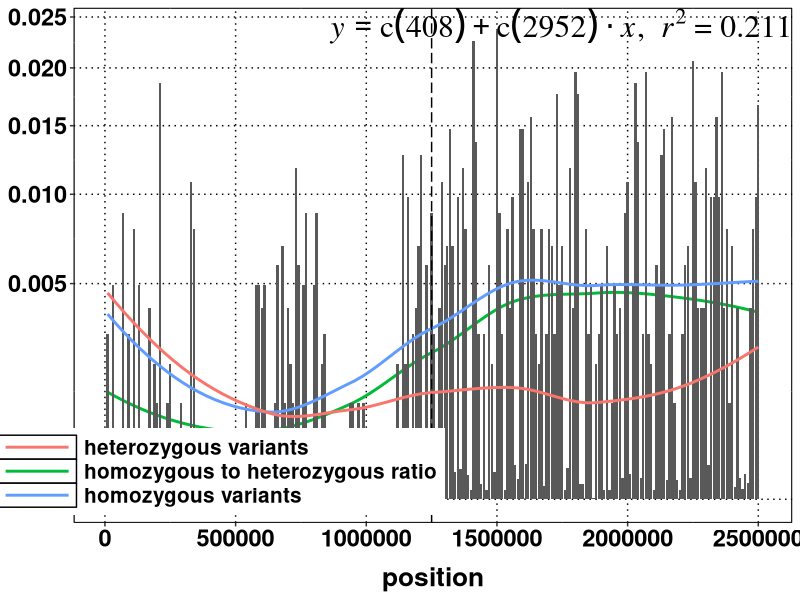
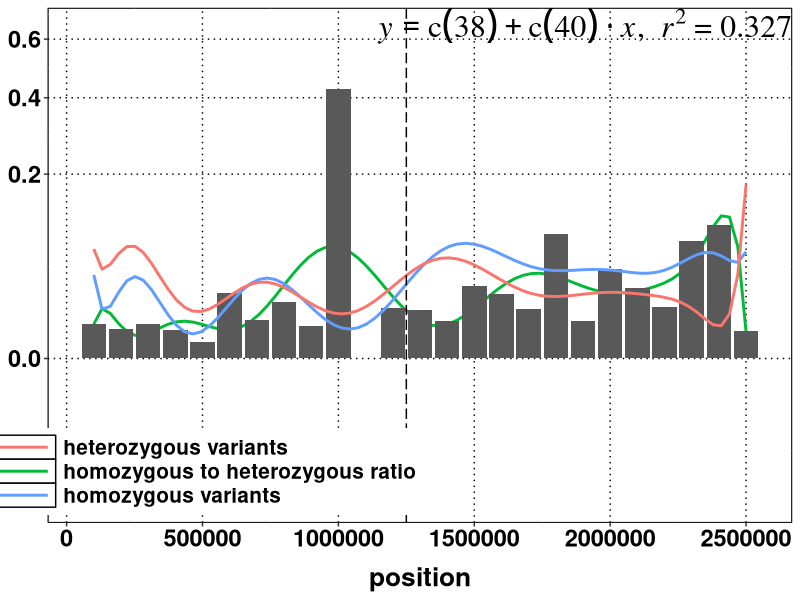
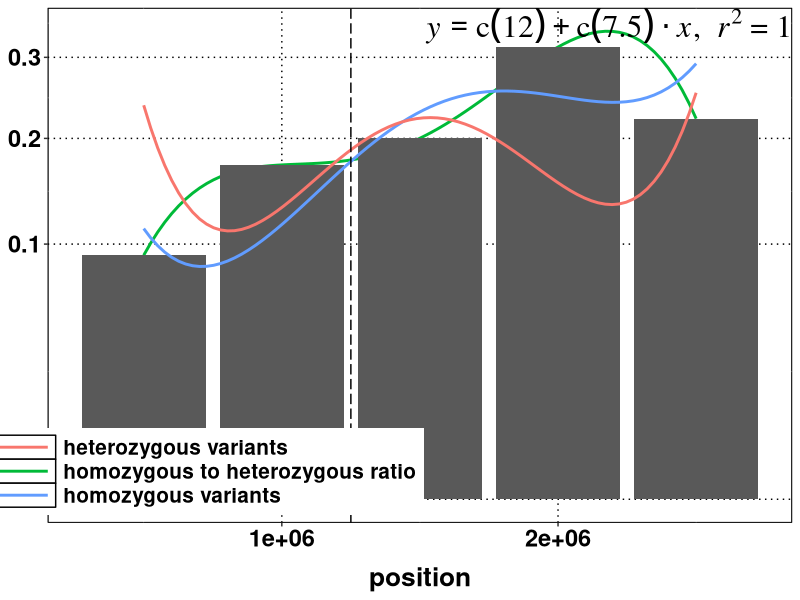
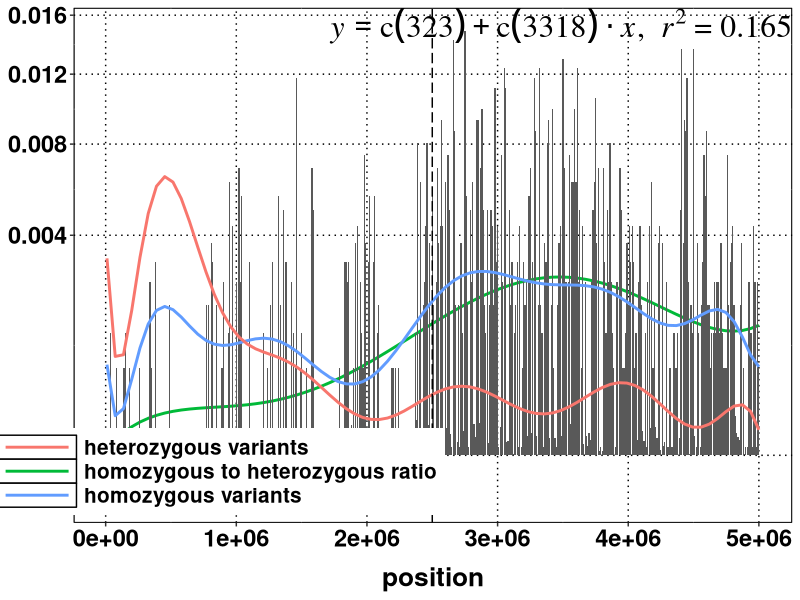
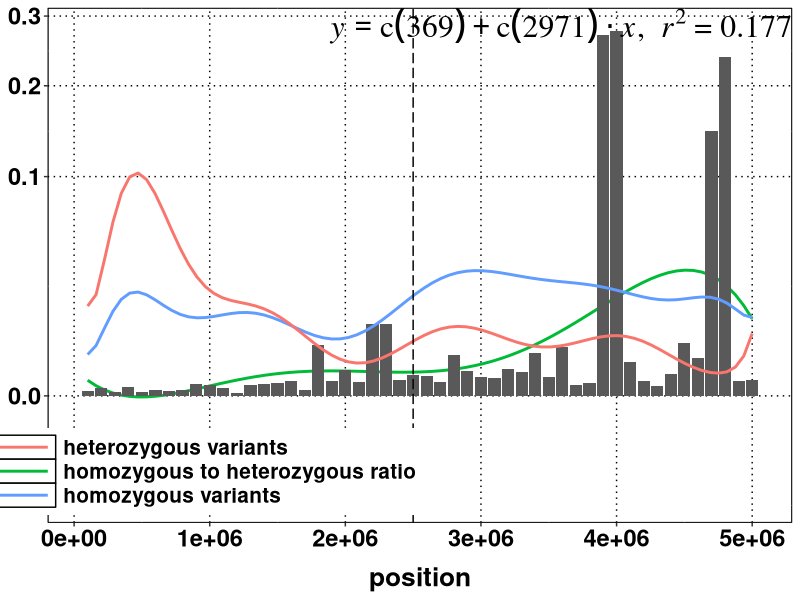
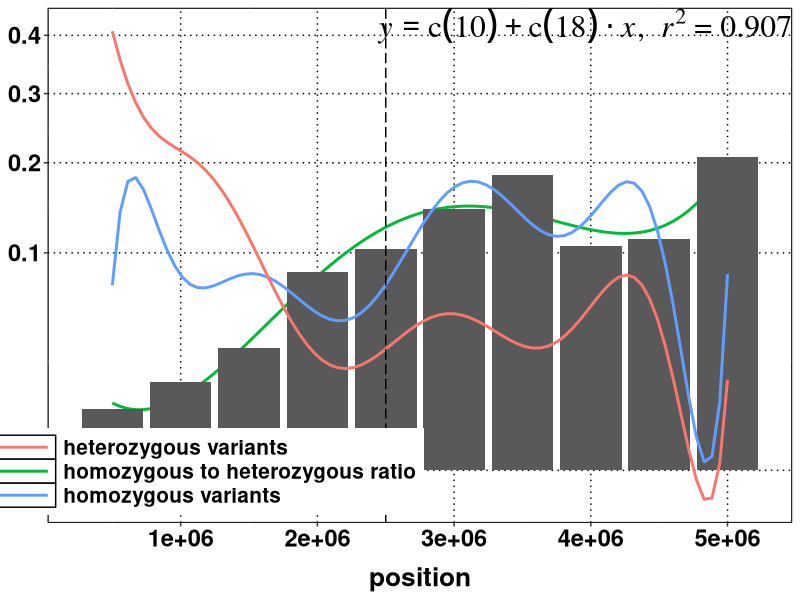
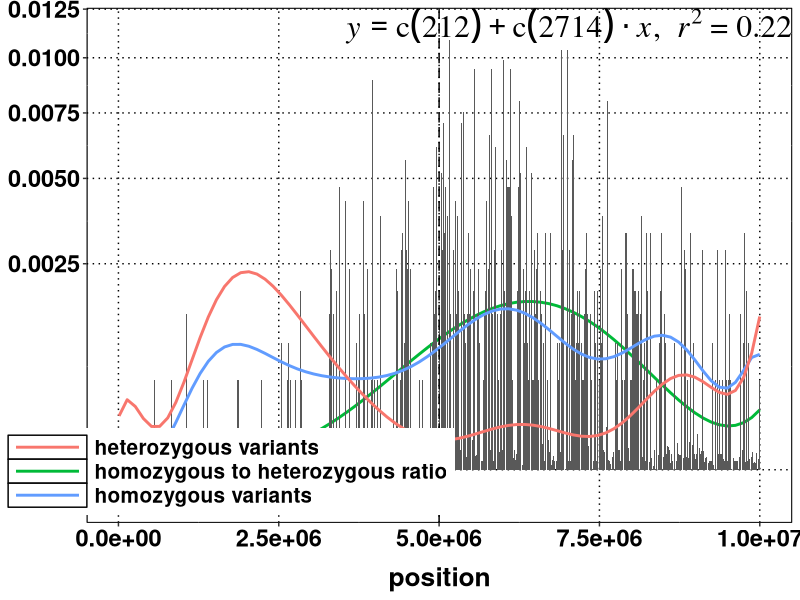
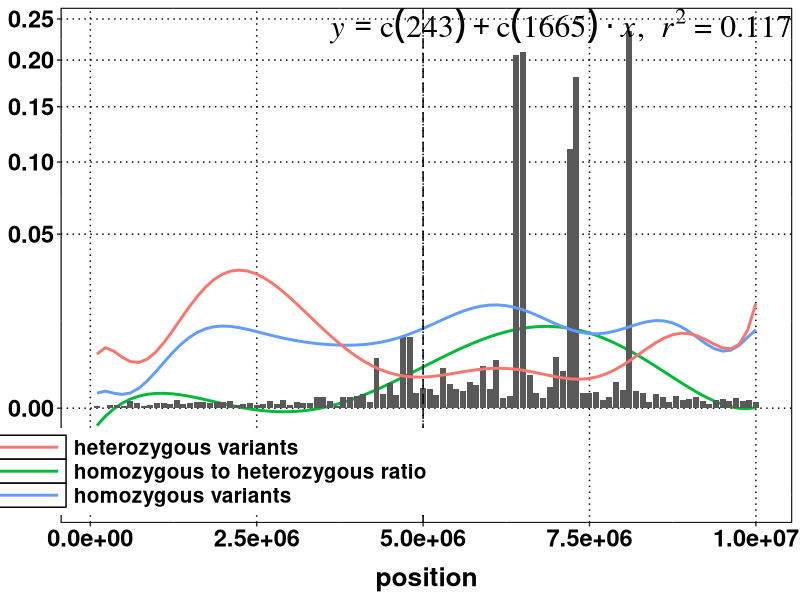

These charts were generated, in order, by the following R code:
## ---- chunk 1
# load the required libraries and functions
library(knitr)
library(markdown)
#opts_chunk$set(dev = 'pdf')
library(grid)
library(gridExtra)
library(ggplot2)

## cusotom ggplot theme edits
mytheme <- theme(panel.background = element_rect(fill='white', colour='black'),
        text = element_text(size = 20, face='bold', colour='black'),
        axis.title.x = element_text(size = 19, face='bold', color='black', vjust = -1),
        axis.text = element_text(size = 17, face='bold', color='black'),
        panel.grid.major = element_line(linetype = 'dotted', colour='black'),
        panel.border = element_rect(fill=NA, linetype = "solid", colour='black'),
        plot.margin=unit(c(2,2,5,2),'mm'), legend.position=c(0.2,0.1), legend.title = element_blank(),
        legend.text = element_text(colour = 'black', size = 15, face = 'bold'), legend.box = "horizontal",
        legend.key.width=unit(2, "cm"), legend.key = element_rect(fill='white'))

### lm equation display on plot. function modified from following link
## http://stackoverflow.com/questions/11949331/adding-a-3rd-order-polynomial-and-its-equation-to-a-ggplot-in-r
lm_eqn = function(x, y, n){
  m=lm(y ~ poly(x, n)) #n degree polynomial
  eq <- substitute(italic(y) == a + b %.% italic(x)*","~~italic(r)^2~"="~r2,
                   list(a = format(coef(m)[1], digits = 2),
                        b = format(coef(m)[2], digits = 2),
                        r2 = format(summary(m)$r.squared, digits = 3)))
  as.character(as.expression(eq))
}

## ---- chunk 2
tenkb <- read.delim(file="2500000-per10000bp-filtered_sup1_colT_wsT.vcf.txt", header = TRUE)
tenkb$numhm <- tenkb$numhm + 0.01
tenkb$numht <- tenkb$numht + 0.01
tenkb$ratio <- tenkb$numhm/tenkb$numht
ggplot(data=tenkb, aes(x=position)) + stat_smooth(aes(y=ratio/sum(ratio), colour="homozygous to heterozygous ratio"), se=FALSE) +
  geom_bar(aes(y=ratio/sum(ratio)), stat="identity") +
  stat_smooth(aes(y=numhm/sum(numhm), colour="homozygous variants"), se=FALSE) +
  stat_smooth(aes(y=numht/sum(numht), colour="heterozygous variants"), se=FALSE) +
  scale_y_sqrt() + labs(y=NULL, main="genome in 10 KB fragment chunks") + mytheme +
  geom_vline(xintercept = as.numeric(1250000), size=0.5, linetype = "longdash") +
  annotate("text", x=Inf, y=Inf, label=lm_eqn(tenkb$position, tenkb$ratio, 12), hjust=1, vjust=1, size=8, family="Times", face="italic", parse=TRUE)


## ---- chunk 3
tenkb <- read.delim(file="2500000-per100000bp-filtered_sup1_colT_wsT.vcf.txt", header = TRUE)
tenkb$numhm <- tenkb$numhm + 0.01
tenkb$numht <- tenkb$numht + 0.01
tenkb$ratio <- tenkb$numhm/tenkb$numht
ggplot(data=tenkb, aes(x=position)) + stat_smooth(aes(y=ratio/sum(ratio), colour="homozygous to heterozygous ratio"),
                                                  method="lm", se=TRUE, fill=NA, formula=y ~ poly(x, 12, raw=TRUE) ) +
  geom_bar(aes(y=ratio/sum(ratio)), stat="identity") +
  stat_smooth(aes(y=numhm/sum(numhm), colour="homozygous variants"), method="lm", se=FALSE, formula=y ~ poly(x, 12, raw=TRUE) ) +
  stat_smooth(aes(y=numht/sum(numht), colour="heterozygous variants"), method="lm", se=FALSE, formula=y ~ poly(x, 12, raw=TRUE) ) +
  scale_y_sqrt() + labs(y=NULL, main="genome in 10 KB fragment chunks") + mytheme +
  geom_vline(xintercept = as.numeric(1250000), size=0.5, linetype = "longdash") +
  annotate("text", x=Inf, y=Inf, label=lm_eqn(tenkb$position, tenkb$ratio, 12), hjust=1, vjust=1, size=8, family="Times", face="italic", parse=TRUE)


## ---- chunk 4
tenkb <- read.delim(file="2500000-per500000bp-filtered_sup1_colT_wsT.vcf.txt", header = TRUE)
tenkb$numhm <- tenkb$numhm + 0.01
tenkb$numht <- tenkb$numht + 0.01
tenkb$ratio <- tenkb$numhm/tenkb$numht
ggplot(data=tenkb, aes(x=position)) + stat_smooth(aes(y=ratio/sum(ratio), colour="homozygous to heterozygous ratio"),
                                                  method="lm", se=TRUE, fill=NA, formula=y ~ poly(x, 4, raw=TRUE) ) +
  geom_bar(aes(y=ratio/sum(ratio)), stat="identity") +
  stat_smooth(aes(y=numhm/sum(numhm), colour="homozygous variants"), method="lm", se=FALSE, formula=y ~ poly(x, 4, raw=TRUE) ) +
  stat_smooth(aes(y=numht/sum(numht), colour="heterozygous variants"), method="lm", se=FALSE, formula=y ~ poly(x, 4, raw=TRUE) ) +
  scale_y_sqrt() + labs(y=NULL, main="genome in 10 KB fragment chunks") + mytheme +
  geom_vline(xintercept = as.numeric(1250000), size=0.5, linetype = "longdash") +
  annotate("text", x=Inf, y=Inf, label=lm_eqn(tenkb$position, tenkb$ratio, 4), hjust=1, vjust=1, size=8, family="Times", face="italic", parse=TRUE)


## ---- chunk 5
tenkb <- read.delim(file="5000000-per10000bp-filtered_sup1_colT_wsT.vcf.txt", header = TRUE)
tenkb$numhm <- tenkb$numhm + 0.01
tenkb$numht <- tenkb$numht + 0.01
tenkb$ratio <- tenkb$numhm/tenkb$numht
ggplot(data=tenkb, aes(x=position)) + stat_smooth(aes(y=ratio/sum(ratio), colour="homozygous to heterozygous ratio"),
                                                  method="lm", se=TRUE, fill=NA, formula=y ~ poly(x, 5, raw=TRUE) ) +
  geom_bar(aes(y=ratio/sum(ratio)), stat="identity") +
  stat_smooth(aes(y=numhm/sum(numhm), colour="homozygous variants"), method="lm", se=FALSE, formula=y ~ poly(x, 12, raw=TRUE) ) +
  stat_smooth(aes(y=numht/sum(numht), colour="heterozygous variants"), method="lm", se=FALSE, formula=y ~ poly(x, 12, raw=TRUE) ) +
  scale_y_sqrt() + labs(y=NULL, main="genome in 10 KB fragment chunks") + mytheme +
  geom_vline(xintercept = as.numeric(2500000), size=0.5, linetype = "longdash") +
  annotate("text", x=Inf, y=Inf, label=lm_eqn(tenkb$position, tenkb$ratio, 5), hjust=1, vjust=1, size=8, family="Times", face="italic", parse=TRUE)


## ---- chunk 6
tenkb <- read.delim(file="5000000-per100000bp-filtered_sup1_colT_wsT.vcf.txt", header = TRUE)
tenkb$numhm <- tenkb$numhm + 0.01
tenkb$numht <- tenkb$numht + 0.01
tenkb$ratio <- tenkb$numhm/tenkb$numht
ggplot(data=tenkb, aes(x=position)) + stat_smooth(aes(y=ratio/sum(ratio), colour="homozygous to heterozygous ratio"),
                                                  method="lm", se=TRUE, fill=NA, formula=y ~ poly(x, 5, raw=TRUE) ) +
  geom_bar(aes(y=ratio/sum(ratio)), stat="identity") +
  stat_smooth(aes(y=numhm/sum(numhm), colour="homozygous variants"), method="lm", se=FALSE, formula=y ~ poly(x, 12, raw=TRUE) ) +
  stat_smooth(aes(y=numht/sum(numht), colour="heterozygous variants"), method="lm", se=FALSE, formula=y ~ poly(x, 12, raw=TRUE) ) +
  scale_y_sqrt() + labs(y=NULL, main="genome in 10 KB fragment chunks") + mytheme +
  geom_vline(xintercept = as.numeric(2500000), size=0.5, linetype = "longdash") +
  annotate("text", x=Inf, y=Inf, label=lm_eqn(tenkb$position, tenkb$ratio, 5), hjust=1, vjust=1, size=8, family="Times", face="italic", parse=TRUE)


## ---- chunk 7
tenkb <- read.delim(file="5000000-per500000bp-filtered_sup1_colT_wsT.vcf.txt", header = TRUE)
tenkb$numhm <- tenkb$numhm + 0.01
tenkb$numht <- tenkb$numht + 0.01
tenkb$ratio <- tenkb$numhm/tenkb$numht
ggplot(data=tenkb, aes(x=position)) + stat_smooth(aes(y=ratio/sum(ratio), colour="homozygous to heterozygous ratio"),
                                                  method="lm", se=TRUE, fill=NA, formula=y ~ poly(x, 4, raw=TRUE) ) +
  geom_bar(aes(y=ratio/sum(ratio)), stat="identity") +
  stat_smooth(aes(y=numhm/sum(numhm), colour="homozygous variants"), method="lm", se=FALSE, formula=y ~ poly(x, 12, raw=TRUE) ) +
  stat_smooth(aes(y=numht/sum(numht), colour="heterozygous variants"), method="lm", se=FALSE, formula=y ~ poly(x, 12, raw=TRUE) ) +
  scale_y_sqrt() + labs(y=NULL, main="genome in 10 KB fragment chunks") + mytheme +
  geom_vline(xintercept = as.numeric(2500000), size=0.5, linetype = "longdash") +
  annotate("text", x=Inf, y=Inf, label=lm_eqn(tenkb$position, tenkb$ratio, 4), hjust=1, vjust=1, size=8, family="Times", face="italic", parse=TRUE)


## ---- chunk 8
tenkb <- read.delim(file="10000000-per10000bp-filtered_sup1_colT_wsT.vcf.txt", header = TRUE)
tenkb$numhm <- tenkb$numhm + 0.01
tenkb$numht <- tenkb$numht + 0.01
tenkb$ratio <- tenkb$numhm/tenkb$numht
ggplot(data=tenkb, aes(x=position)) + stat_smooth(aes(y=ratio/sum(ratio), colour="homozygous to heterozygous ratio"),
                                                  method="lm", se=TRUE, fill=NA, formula=y ~ poly(x, 5, raw=TRUE) ) +
  geom_bar(aes(y=ratio/sum(ratio)), stat="identity") +
  stat_smooth(aes(y=numhm/sum(numhm), colour="homozygous variants"), method="lm", se=FALSE, formula=y ~ poly(x, 12, raw=TRUE) ) +
  stat_smooth(aes(y=numht/sum(numht), colour="heterozygous variants"), method="lm", se=FALSE, formula=y ~ poly(x, 12, raw=TRUE) ) +
  scale_y_sqrt() + labs(y=NULL, main="genome in 10 KB fragment chunks") + mytheme +
  geom_vline(xintercept = as.numeric(5000000), size=0.5, linetype = "longdash") +
  annotate("text", x=Inf, y=Inf, label=lm_eqn(tenkb$position, tenkb$ratio, 5), hjust=1, vjust=1, size=8, family="Times", face="italic", parse=TRUE)


## ---- chunk 9
tenkb <- read.delim(file="10000000-per100000bp-filtered_sup1_colT_wsT.vcf.txt", header = TRUE)
tenkb$numhm <- tenkb$numhm + 0.01
tenkb$numht <- tenkb$numht + 0.01
tenkb$ratio <- tenkb$numhm/tenkb$numht
ggplot(data=tenkb, aes(x=position)) + stat_smooth(aes(y=ratio/sum(ratio), colour="homozygous to heterozygous ratio"),
                                                  method="lm", se=TRUE, fill=NA, formula=y ~ poly(x, 5, raw=TRUE) ) +
  geom_bar(aes(y=ratio/sum(ratio)), stat="identity") +
  stat_smooth(aes(y=numhm/sum(numhm), colour="homozygous variants"), method="lm", se=FALSE, formula=y ~ poly(x, 12, raw=TRUE) ) +
  stat_smooth(aes(y=numht/sum(numht), colour="heterozygous variants"), method="lm", se=FALSE, formula=y ~ poly(x, 12, raw=TRUE) ) +
  scale_y_sqrt() + labs(y=NULL, main="genome in 10 KB fragment chunks") + mytheme +
  geom_vline(xintercept = as.numeric(5000000), size=0.5, linetype = "longdash") +
  annotate("text", x=Inf, y=Inf, label=lm_eqn(tenkb$position, tenkb$ratio, 5), hjust=1, vjust=1, size=8, family="Times", face="italic", parse=TRUE)


## ---- chunk 10
tenkb <- read.delim(file="10000000-per500000bp-filtered_sup1_colT_wsT.vcf.txt", header = TRUE)
tenkb$numhm <- tenkb$numhm + 0.01
tenkb$numht <- tenkb$numht + 0.01
tenkb$ratio <- tenkb$numhm/tenkb$numht
ggplot(data=tenkb, aes(x=position)) + stat_smooth(aes(y=ratio/sum(ratio), colour="homozygous to heterozygous ratio"),
                                                  method="lm", se=TRUE, fill=NA, formula=y ~ poly(x, 4, raw=TRUE) ) +
  geom_bar(aes(y=ratio/sum(ratio)), stat="identity") +
  stat_smooth(aes(y=numhm/sum(numhm), colour="homozygous variants"), method="lm", se=FALSE, formula=y ~ poly(x, 12, raw=TRUE) ) +
  stat_smooth(aes(y=numht/sum(numht), colour="heterozygous variants"), method="lm", se=FALSE, formula=y ~ poly(x, 12, raw=TRUE) ) +
  scale_y_sqrt() + labs(y=NULL, main="genome in 10 KB fragment chunks") + mytheme +
  geom_vline(xintercept = as.numeric(5000000), size=0.5, linetype = "longdash") +
  annotate("text", x=Inf, y=Inf, label=lm_eqn(tenkb$position, tenkb$ratio, 4), hjust=1, vjust=1, size=8, family="Times", face="italic", parse=TRUE)


## ---- chunk 11
tenkb <- read.delim(file="25000000-per10000bp-filtered_sup1_colT_wsT.vcf.txt", header = TRUE)
tenkb$numhm <- tenkb$numhm + 0.01
tenkb$numht <- tenkb$numht + 0.01
tenkb$ratio <- tenkb$numhm/tenkb$numht
ggplot(data=tenkb, aes(x=position)) + stat_smooth(aes(y=ratio/sum(ratio), colour="homozygous to heterozygous ratio"),
                                                  method="lm", se=TRUE, fill=NA, formula=y ~ poly(x, 5, raw=TRUE) ) +
  geom_bar(aes(y=ratio/sum(ratio)), stat="identity") +
  stat_smooth(aes(y=numhm/sum(numhm), colour="homozygous variants"), method="lm", se=FALSE, formula=y ~ poly(x, 12, raw=TRUE) ) +
  stat_smooth(aes(y=numht/sum(numht), colour="heterozygous variants"), method="lm", se=FALSE, formula=y ~ poly(x, 12, raw=TRUE) ) +
  scale_y_sqrt() + labs(y=NULL, main="genome in 10 KB fragment chunks") + mytheme +
  geom_vline(xintercept = as.numeric(12500000), size=0.5, linetype = "longdash") +
  annotate("text", x=Inf, y=Inf, label=lm_eqn(tenkb$position, tenkb$ratio, 5), hjust=1, vjust=1, size=8, family="Times", face="italic", parse=TRUE)


## ---- chunk 12
tenkb <- read.delim(file="25000000-per100000bp-filtered_sup1_colT_wsT.vcf.txt", header = TRUE)
tenkb$numhm <- tenkb$numhm + 0.01
tenkb$numht <- tenkb$numht + 0.01
tenkb$ratio <- tenkb$numhm/tenkb$numht
ggplot(data=tenkb, aes(x=position)) + stat_smooth(aes(y=ratio/sum(ratio), colour="homozygous to heterozygous ratio"),
                                                  method="lm", se=TRUE, fill=NA, formula=y ~ poly(x, 5, raw=TRUE) ) +
  geom_bar(aes(y=ratio/sum(ratio)), stat="identity") +
  stat_smooth(aes(y=numhm/sum(numhm), colour="homozygous variants"), method="lm", se=FALSE, formula=y ~ poly(x, 12, raw=TRUE) ) +
  stat_smooth(aes(y=numht/sum(numht), colour="heterozygous variants"), method="lm", se=FALSE, formula=y ~ poly(x, 12, raw=TRUE) ) +
  scale_y_sqrt() + labs(y=NULL, main="genome in 10 KB fragment chunks") + mytheme +
  geom_vline(xintercept = as.numeric(12500000), size=0.5, linetype = "longdash") +
  annotate("text", x=Inf, y=Inf, label=lm_eqn(tenkb$position, tenkb$ratio, 5), hjust=1, vjust=1, size=8, family="Times", face="italic", parse=TRUE)


## ---- chunk 13
tenkb <- read.delim(file="25000000-per500000bp-filtered_sup1_colT_wsT.vcf.txt", header = TRUE)
tenkb$numhm <- tenkb$numhm + 0.01
tenkb$numht <- tenkb$numht + 0.01
tenkb$ratio <- tenkb$numhm/tenkb$numht
ggplot(data=tenkb, aes(x=position)) + stat_smooth(aes(y=ratio/sum(ratio), colour="homozygous to heterozygous ratio"),
                                                  method="lm", se=TRUE, fill=NA, formula=y ~ poly(x, 4, raw=TRUE) ) +
  geom_bar(aes(y=ratio/sum(ratio)), stat="identity") +
  stat_smooth(aes(y=numhm/sum(numhm), colour="homozygous variants"), method="lm", se=FALSE, formula=y ~ poly(x, 12, raw=TRUE) ) +
  stat_smooth(aes(y=numht/sum(numht), colour="heterozygous variants"), method="lm", se=FALSE, formula=y ~ poly(x, 12, raw=TRUE) ) +
  scale_y_sqrt() + labs(y=NULL, main="genome in 10 KB fragment chunks") + mytheme +
  geom_vline(xintercept = as.numeric(12500000), size=0.5, linetype = "longdash") +
  annotate("text", x=Inf, y=Inf, label=lm_eqn(tenkb$position, tenkb$ratio, 4), hjust=1, vjust=1, size=8, family="Times", face="italic", parse=TRUE)


## ---- chunk 14
tenkb <- read.delim(file="50000000-per10000bp-filtered_sup1_colT_wsT.vcf.txt", header = TRUE)
tenkb$numhm <- tenkb$numhm + 0.01
tenkb$numht <- tenkb$numht + 0.01
tenkb$ratio <- tenkb$numhm/tenkb$numht
ggplot(data=tenkb, aes(x=position)) + stat_smooth(aes(y=ratio/sum(ratio), colour="homozygous to heterozygous ratio"),
                                                  method="lm", se=TRUE, fill=NA, formula=y ~ poly(x, 5, raw=TRUE) ) +
  geom_bar(aes(y=ratio/sum(ratio)), stat="identity") +
  stat_smooth(aes(y=numhm/sum(numhm), colour="homozygous variants"), method="lm", se=FALSE, formula=y ~ poly(x, 12, raw=TRUE) ) +
  stat_smooth(aes(y=numht/sum(numht), colour="heterozygous variants"), method="lm", se=FALSE, formula=y ~ poly(x, 12, raw=TRUE) ) +
  scale_y_sqrt() + labs(y=NULL, main="genome in 10 KB fragment chunks") + mytheme +
  geom_vline(xintercept = as.numeric(25000000), size=0.5, linetype = "longdash") +
  annotate("text", x=Inf, y=Inf, label=lm_eqn(tenkb$position, tenkb$ratio, 5), hjust=1, vjust=1, size=8, family="Times", face="italic", parse=TRUE)


## ---- chunk 15
tenkb <- read.delim(file="50000000-per100000bp-filtered_sup1_colT_wsT.vcf.txt", header = TRUE)
tenkb$numhm <- tenkb$numhm + 0.01
tenkb$numht <- tenkb$numht + 0.01
tenkb$ratio <- tenkb$numhm/tenkb$numht
ggplot(data=tenkb, aes(x=position)) + stat_smooth(aes(y=ratio/sum(ratio), colour="homozygous to heterozygous ratio"),
                                                  method="lm", se=TRUE, fill=NA, formula=y ~ poly(x, 12, raw=TRUE) ) +
  geom_bar(aes(y=ratio/sum(ratio)), stat="identity") +
  stat_smooth(aes(y=numhm/sum(numhm), colour="homozygous variants"), method="lm", se=FALSE, formula=y ~ poly(x, 12, raw=TRUE) ) +
  stat_smooth(aes(y=numht/sum(numht), colour="heterozygous variants"), method="lm", se=FALSE, formula=y ~ poly(x, 12, raw=TRUE) ) +
  scale_y_sqrt() + labs(y=NULL, main="genome in 10 KB fragment chunks") + mytheme +
  geom_vline(xintercept = as.numeric(25000000), size=0.5, linetype = "longdash") +
  annotate("text", x=Inf, y=Inf, label=lm_eqn(tenkb$position, tenkb$ratio, 12), hjust=1, vjust=1, size=8, family="Times", face="italic", parse=TRUE)


## ---- chunk 16
tenkb <- read.delim(file="50000000-per500000bp-filtered_sup1_colT_wsT.vcf.txt", header = TRUE)
tenkb$numhm <- tenkb$numhm + 0.01
tenkb$numht <- tenkb$numht + 0.01
tenkb$ratio <- tenkb$numhm/tenkb$numht
ggplot(data=tenkb, aes(x=position)) + stat_smooth(aes(y=ratio/sum(ratio), colour="homozygous to heterozygous ratio"),
                                                  method="lm", se=TRUE, fill=NA, formula=y ~ poly(x, 4, raw=TRUE) ) +
  geom_bar(aes(y=ratio/sum(ratio)), stat="identity") +
  stat_smooth(aes(y=numhm/sum(numhm), colour="homozygous variants"), method="lm", se=FALSE, formula=y ~ poly(x, 4, raw=TRUE) ) +
  stat_smooth(aes(y=numht/sum(numht), colour="heterozygous variants"), method="lm", se=FALSE, formula=y ~ poly(x, 4, raw=TRUE) ) +
  scale_y_sqrt() + labs(y=NULL, main="genome in 10 KB fragment chunks") + mytheme +
  geom_vline(xintercept = as.numeric(25000000), size=0.5, linetype = "longdash") +
  annotate("text", x=Inf, y=Inf, label=lm_eqn(tenkb$position, tenkb$ratio, 4), hjust=1, vjust=1, size=8, family="Times", face="italic", parse=TRUE)


